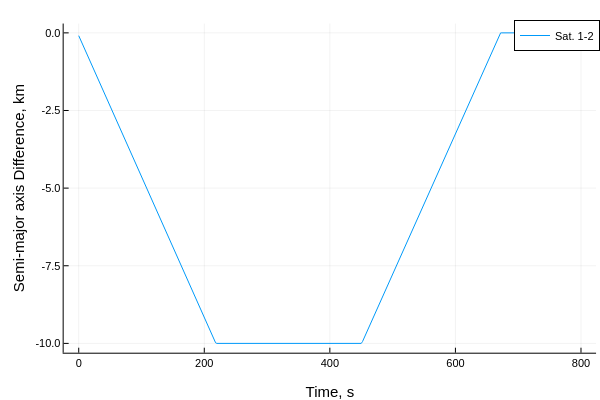

Notebook code cell kept with this figure:
### Code cell
plot(thist,a_mks*ahist[2:end,:], label=permutedims(mylabel))
plot!(xlabel="Time, s", ylabel = "Semi-major axis Difference, km")

### Figure 1 — Plotly figure (JSON) as saved in the notebook; plotly's stock layout.template omitted (floating-point values rounded to 4 significant figures; data arrays with more than 128 entries replaced by an {"elided": "..."} marker saying what was removed)
{"data": [{"colorbar": {"title": ""}, "legendgroup": "Sat. 1-2", "line": {"color": "rgba(0, 154, 250, 1.000)", "dash": "solid", "shape": "linear", "width": 1}, "mode": "lines", "name": "Sat. 1-2", "showlegend": true, "type": "scatter", "x": {"elided": "401 int values"}, "xaxis": "x", "y": {"elided": "401 float values"}, "yaxis": "y", "zmax": null, "zmin": null}], "layout": {"annotations": [], "height": 400, "legend": {"bgcolor": "rgba(255, 255, 255, 1.000)", "bordercolor": "rgba(0, 0, 0, 1.000)", "borderwidth": 1, "font": {"color": "rgba(0, 0, 0, 1.000)", "family": "sans-serif", "size": 11}, "title": {"font": {"color": "rgba(0, 0, 0, 1.000)", "family": "sans-serif", "size": 15}, "text": ""}, "tracegroupgap": 0, "traceorder": "normal", "x": 1, "xanchor": "auto", "y": 1, "yanchor": "auto"}, "margin": {"b": 20, "l": 0, "r": 0, "t": 20}, "paper_bgcolor": "rgba(255, 255, 255, 1.000)", "plot_bgcolor": "rgba(255, 255, 255, 1.000)", "showlegend": true, "width": 600, "xaxis": {"anchor": "y", "domain": [0.1061, 0.9934], "gridcolor": "rgba(0, 0, 0, 0.100)", "gridwidth": 0.5, "linecolor": "rgba(0, 0, 0, 1.000)", "mirror": false, "range": [-24, 824], "showgrid": true, "showline": true, "showticklabels": true, "tickangle": 0, "tickcolor": "rgb(0, 0, 0)", "tickfont": {"color": "rgba(0, 0, 0, 1.000)", "family": "sans-serif", "size": 11}, "tickmode": "array", "ticks": "inside", "ticktext": ["0", "200", "400", "600", "800"], "tickvals": [0, 200, 400, 600, 800], "title": "Time, s", "titlefont": {"color": "rgba(0, 0, 0, 1.000)", "family": "sans-serif", "size": 15}, "type": "-", "visible": true, "zeroline": false, "zerolinecolor": "rgba(0, 0, 0, 1.000)"}, "yaxis": {"anchor": "x", "domain": [0.07581, 0.9902], "gridcolor": "rgba(0, 0, 0, 0.100)", "gridwidth": 0.5, "linecolor": "rgba(0, 0, 0, 1.000)", "mirror": false, "range": [-10.3, 0.3], "showgrid": true, "showline": true, "showticklabels": true, "tickangle": 0, "tickcolor": "rgb(0, 0, 0)", "tickfont": {"color": "rgba(0, 0, 0, 1.000)", "family": "sans-serif", "size": 11}, "tickmode": "array", "ticks": "inside", "ticktext": ["-10.0", "-7.5", "-5.0", "-2.5", "0.0"], "tickvals": [-10, -7.5, -5, -2.5, 0], "title": "Semi-major axis Difference, km", "titlefont": {"color": "rgba(0, 0, 0, 1.000)", "family": "sans-serif", "size": 15}, "type": "-", "visible": true, "zeroline": false, "zerolinecolor": "rgba(0, 0, 0, 1.000)"}}}
